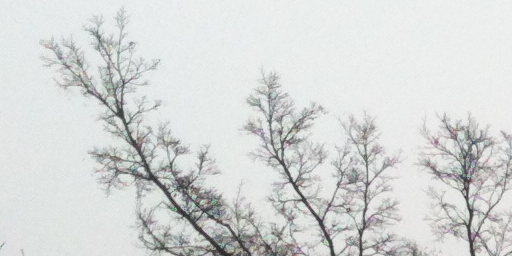
#> input picture 00003.png, 512 x 256 px
$ python -i denoise.py   (imports and definitions only)
#> lines starting #> are read from the running program, lines starting #| are printed output that depends on the picture
from typing import Literal
import cv2
import numpy as np


def denoise(
    img_bgr: np.ndarray,
    method: Literal["fastnlm", "bilateral", "nlm"] = "fastnlm",
    strength: float = 0.5,
) -> np.ndarray:
    """
    Denoise an image using different methods.
    strength in [0,1], mapped to algorithm-specific params.
    """
    strength = float(np.clip(strength, 0.0, 1.0))

    if method == "fastnlm":
        # OpenCV fastNlMeansDenoisingColored
        h = 3 + int(12 * strength)  # 3..15
        template = 7
        search = 21
        return cv2.fastNlMeansDenoisingColored(img_bgr, None, h, h, template, search)

    elif method == "bilateral":
        d = 5 + int(10 * strength)  # 5..15
        sigma_color = 25 + int(125 * strength)  # 25..150
        sigma_space = 25 + int(125 * strength)
        return cv2.bilateralFilter(img_bgr, d=d, sigmaColor=sigma_color, sigmaSpace=sigma_space)

    elif method == "nlm":
        # Non-local means via OpenCV photo module (grayscale)
        gray = cv2.cvtColor(img_bgr, cv2.COLOR_BGR2GRAY)
        h = 5 + int(15 * strength)
        den = cv2.fastNlMeansDenoising(gray, None, h=h, templateWindowSize=7, searchWindowSize=21)
        return cv2.cvtColor(den, cv2.COLOR_GRAY2BGR)

    else:
        raise ValueError(f"Unknown denoise method: {method}")

>>> import cv2
>>> picture = cv2.imread('../00003.png')
#> picture is the input picture: shape (256, 512, 3); mean B, G, R 214.6, 215.5, 213.1
>>> result = denoise(picture)
#> in denoise, `return cv2.fastNlMeansDenoisingColored(img_bgr, None, h, h, template, ..`:
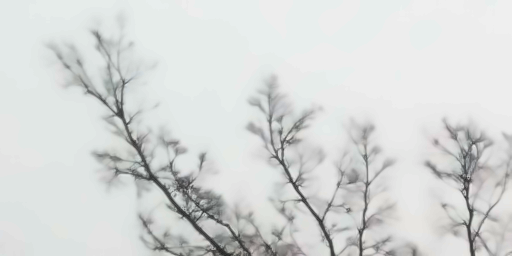
#> returned value: shape (256, 512, 3); mean of channels 0, 1, 2 215.2, 216.3, 213.6; drawn as B, G, R
